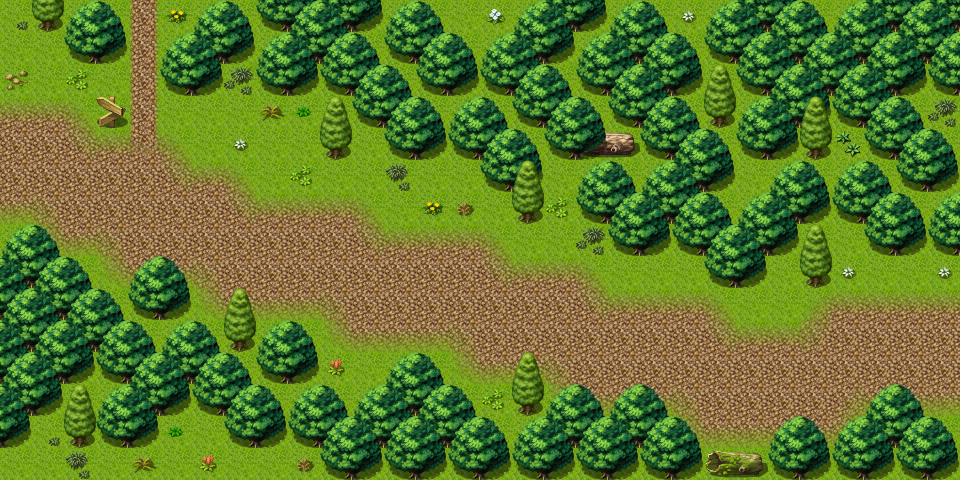

A 2D game scene composited from a Tiled map and its tileset images. What follows is a short description and the map's XML, with each tile layer's data collapsed to a summary:
An orthogonal 30x15 tile map with 32x32 px tiles, 3 tile layers (Ground, Objects, Above), 1 hidden layer not drawn, 60 tilesets and 11 objects (7x spawn, 3x mapchange, sign).

<map version="1.0" tiledversion="1.1.5" orientation="orthogonal" renderorder="right-down" width="30" height="15" tilewidth="32" tileheight="32" infinite="0" nextobjectid="12">
 <properties>
  <property name="outdoors" value="1" />
 </properties>
 <tileset firstgid="1" name="map_bed_1" tilewidth="32" tileheight="32" tilecount="128" columns="16">
  <image source="../drawable/map_bed_1.png" width="512" height="256" />
 </tileset>
 <tileset firstgid="129" name="map_border_1" tilewidth="32" tileheight="32" tilecount="128" columns="16">
  <image source="../drawable/map_border_1.png" width="512" height="256" />
 </tileset>
 <tileset firstgid="257" name="map_bridge_1" tilewidth="32" tileheight="32" tilecount="128" columns="16">
  <image source="../drawable/map_bridge_1.png" width="512" height="256" />
 </tileset>
 <tileset firstgid="385" name="map_bridge_2" tilewidth="32" tileheight="32" tilecount="128" columns="16">
  <image source="../drawable/map_bridge_2.png" width="512" height="256" />
 </tileset>
 <tileset firstgid="513" name="map_broken_1" tilewidth="32" tileheight="32" tilecount="128" columns="16">
  <image source="../drawable/map_broken_1.png" width="512" height="256" />
 </tileset>
 <tileset firstgid="641" name="map_cavewall_1" tilewidth="32" tileheight="32" tilecount="108" columns="18">
  <image source="../drawable/map_cavewall_1.png" width="576" height="192" />
 </tileset>
 <tileset firstgid="749" name="map_cavewall_2" tilewidth="32" tileheight="32" tilecount="108" columns="18">
  <image source="../drawable/map_cavewall_2.png" width="576" height="192" />
 </tileset>
 <tileset firstgid="857" name="map_cavewall_3" tilewidth="32" tileheight="32" tilecount="108" columns="18">
  <image source="../drawable/map_cavewall_3.png" width="576" height="192" />
 </tileset>
 <tileset firstgid="965" name="map_cavewall_4" tilewidth="32" tileheight="32" tilecount="108" columns="18">
  <image source="../drawable/map_cavewall_4.png" width="576" height="192" />
 </tileset>
 <tileset firstgid="1073" name="map_chair_table_1" tilewidth="32" tileheight="32" tilecount="128" columns="16">
  <image source="../drawable/map_chair_table_1.png" width="512" height="256" />
 </tileset>
 <tileset firstgid="1201" name="map_chair_table_2" tilewidth="32" tileheight="32" tilecount="128" columns="16">
  <image source="../drawable/map_chair_table_2.png" width="512" height="256" />
 </tileset>
 <tileset firstgid="1329" name="map_crate_1" tilewidth="32" tileheight="32" tilecount="128" columns="16">
  <image source="../drawable/map_crate_1.png" width="512" height="256" />
 </tileset>
 <tileset firstgid="1457" name="map_cupboard_1" tilewidth="32" tileheight="32" tilecount="128" columns="16">
  <image source="../drawable/map_cupboard_1.png" width="512" height="256" />
 </tileset>
 <tileset firstgid="1585" name="map_curtain_1" tilewidth="32" tileheight="32" tilecount="128" columns="16">
  <image source="../drawable/map_curtain_1.png" width="512" height="256" />
 </tileset>
 <tileset firstgid="1713" name="map_entrance_1" tilewidth="32" tileheight="32" tilecount="128" columns="16">
  <image source="../drawable/map_entrance_1.png" width="512" height="256" />
 </tileset>
 <tileset firstgid="1841" name="map_entrance_2" tilewidth="32" tileheight="32" tilecount="128" columns="16">
  <image source="../drawable/map_entrance_2.png" width="512" height="256" />
 </tileset>
 <tileset firstgid="1969" name="map_fence_1" tilewidth="32" tileheight="32" tilecount="128" columns="16">
  <image source="../drawable/map_fence_1.png" width="512" height="256" />
 </tileset>
 <tileset firstgid="2097" name="map_fence_2" tilewidth="32" tileheight="32" tilecount="128" columns="16">
  <image source="../drawable/map_fence_2.png" width="512" height="256" />
 </tileset>
 <tileset firstgid="2225" name="map_fence_3" tilewidth="32" tileheight="32" tilecount="128" columns="16">
  <image source="../drawable/map_fence_3.png" width="512" height="256" />
 </tileset>
 <tileset firstgid="2353" name="map_fence_4" tilewidth="32" tileheight="32" tilecount="128" columns="16">
  <image source="../drawable/map_fence_4.png" width="512" height="256" />
 </tileset>
 <tileset firstgid="2481" name="map_ground_1" tilewidth="32" tileheight="32" tilecount="128" columns="16">
  <image source="../drawable/map_ground_1.png" width="512" height="256" />
 </tileset>
 <tileset firstgid="2609" name="map_ground_2" tilewidth="32" tileheight="32" tilecount="128" columns="16">
  <image source="../drawable/map_ground_2.png" width="512" height="256" />
 </tileset>
 <tileset firstgid="2737" name="map_ground_3" tilewidth="32" tileheight="32" tilecount="128" columns="16">
  <image source="../drawable/map_ground_3.png" width="512" height="256" />
 </tileset>
 <tileset firstgid="2865" name="map_ground_4" tilewidth="32" tileheight="32" tilecount="128" columns="16">
  <image source="../drawable/map_ground_4.png" width="512" height="256" />
 </tileset>
 <tileset firstgid="2993" name="map_ground_5" tilewidth="32" tileheight="32" tilecount="128" columns="16">
  <image source="../drawable/map_ground_5.png" width="512" height="256" />
 </tileset>
 <tileset firstgid="3121" name="map_ground_6" tilewidth="32" tileheight="32" tilecount="128" columns="16">
  <image source="../drawable/map_ground_6.png" width="512" height="256" />
 </tileset>
 <tileset firstgid="3249" name="map_ground_7" tilewidth="32" tileheight="32" tilecount="128" columns="16">
  <image source="../drawable/map_ground_7.png" width="512" height="256" />
 </tileset>
 <tileset firstgid="3377" name="map_ground_8" tilewidth="32" tileheight="32" tilecount="128" columns="16">
  <image source="../drawable/map_ground_8.png" width="512" height="256" />
 </tileset>
 <tileset firstgid="3505" name="map_house_1" tilewidth="32" tileheight="32" tilecount="128" columns="16">
  <image source="../drawable/map_house_1.png" width="512" height="256" />
 </tileset>
 <tileset firstgid="3633" name="map_house_2" tilewidth="32" tileheight="32" tilecount="128" columns="16">
  <image source="../drawable/map_house_2.png" width="512" height="256" />
 </tileset>
 <tileset firstgid="3761" name="map_indoor_1" tilewidth="32" tileheight="32" tilecount="128" columns="16">
  <image source="../drawable/map_indoor_1.png" width="512" height="256" />
 </tileset>
 <tileset firstgid="3889" name="map_indoor_2" tilewidth="32" tileheight="32" tilecount="128" columns="16">
  <image source="../drawable/map_indoor_2.png" width="512" height="256" />
 </tileset>
 <tileset firstgid="4017" name="map_kitchen_1" tilewidth="32" tileheight="32" tilecount="128" columns="16">
  <image source="../drawable/map_kitchen_1.png" width="512" height="256" />
 </tileset>
 <tileset firstgid="4145" name="map_outdoor_1" tilewidth="32" tileheight="32" tilecount="128" columns="16">
  <image source="../drawable/map_outdoor_1.png" width="512" height="256" />
 </tileset>
 <tileset firstgid="4273" name="map_pillar_1" tilewidth="32" tileheight="32" tilecount="128" columns="16">
  <image source="../drawable/map_pillar_1.png" width="512" height="256" />
 </tileset>
 <tileset firstgid="4401" name="map_pillar_2" tilewidth="32" tileheight="32" tilecount="128" columns="16">
  <image source="../drawable/map_pillar_2.png" width="512" height="256" />
 </tileset>
 <tileset firstgid="4529" name="map_plant_1" tilewidth="32" tileheight="32" tilecount="128" columns="16">
  <image source="../drawable/map_plant_1.png" width="512" height="256" />
 </tileset>
 <tileset firstgid="4657" name="map_plant_2" tilewidth="32" tileheight="32" tilecount="128" columns="16">
  <image source="../drawable/map_plant_2.png" width="512" height="256" />
 </tileset>
 <tileset firstgid="4785" name="map_rock_1" tilewidth="32" tileheight="32" tilecount="128" columns="16">
  <image source="../drawable/map_rock_1.png" width="512" height="256" />
 </tileset>
 <tileset firstgid="4913" name="map_rock_2" tilewidth="32" tileheight="32" tilecount="128" columns="16">
  <image source="../drawable/map_rock_2.png" width="512" height="256" />
 </tileset>
 <tileset firstgid="5041" name="map_roof_1" tilewidth="32" tileheight="32" tilecount="128" columns="16">
  <image source="../drawable/map_roof_1.png" width="512" height="256" />
 </tileset>
 <tileset firstgid="5169" name="map_roof_2" tilewidth="32" tileheight="32" tilecount="128" columns="16">
  <image source="../drawable/map_roof_2.png" width="512" height="256" />
 </tileset>
 <tileset firstgid="5297" name="map_roof_3" tilewidth="32" tileheight="32" tilecount="128" columns="16">
  <image source="../drawable/map_roof_3.png" width="512" height="256" />
 </tileset>
 <tileset firstgid="5425" name="map_shop_1" tilewidth="32" tileheight="32" tilecount="128" columns="16">
  <image source="../drawable/map_shop_1.png" width="512" height="256" />
 </tileset>
 <tileset firstgid="5553" name="map_sign_ladder_1" tilewidth="32" tileheight="32" tilecount="128" columns="16">
  <image source="../drawable/map_sign_ladder_1.png" width="512" height="256" />
 </tileset>
 <tileset firstgid="5681" name="map_table_1" tilewidth="32" tileheight="32" tilecount="128" columns="16">
  <image source="../drawable/map_table_1.png" width="512" height="256" />
 </tileset>
 <tileset firstgid="5809" name="map_trail_1" tilewidth="32" tileheight="32" tilecount="128" columns="16">
  <image source="../drawable/map_trail_1.png" width="512" height="256" />
 </tileset>
 <tileset firstgid="5937" name="map_transition_1" tilewidth="32" tileheight="32" tilecount="128" columns="16">
  <image source="../drawable/map_transition_1.png" width="512" height="256" />
 </tileset>
 <tileset firstgid="6065" name="map_transition_2" tilewidth="32" tileheight="32" tilecount="128" columns="16">
  <image source="../drawable/map_transition_2.png" width="512" height="256" />
 </tileset>
 <tileset firstgid="6193" name="map_transition_3" tilewidth="32" tileheight="32" tilecount="128" columns="16">
  <image source="../drawable/map_transition_3.png" width="512" height="256" />
 </tileset>
 <tileset firstgid="6321" name="map_transition_4" tilewidth="32" tileheight="32" tilecount="128" columns="16">
  <image source="../drawable/map_transition_4.png" width="512" height="256" />
 </tileset>
 <tileset firstgid="6449" name="map_transition_5" tilewidth="32" tileheight="32" tilecount="128" columns="16">
  <image source="../drawable/map_transition_5.png" width="512" height="256" />
 </tileset>
 <tileset firstgid="6577" name="map_tree_1" tilewidth="32" tileheight="32" tilecount="128" columns="16">
  <image source="../drawable/map_tree_1.png" width="512" height="256" />
 </tileset>
 <tileset firstgid="6705" name="map_tree_2" tilewidth="32" tileheight="32" tilecount="128" columns="16">
  <image source="../drawable/map_tree_2.png" width="512" height="256" />
 </tileset>
 <tileset firstgid="6833" name="map_wall_1" tilewidth="32" tileheight="32" tilecount="128" columns="16">
  <image source="../drawable/map_wall_1.png" width="512" height="256" />
 </tileset>
 <tileset firstgid="6961" name="map_wall_2" tilewidth="32" tileheight="32" tilecount="120" columns="15">
  <image source="../drawable/map_wall_2.png" width="480" height="256" />
 </tileset>
 <tileset firstgid="7081" name="map_wall_3" tilewidth="32" tileheight="32" tilecount="120" columns="15">
  <image source="../drawable/map_wall_3.png" width="480" height="256" />
 </tileset>
 <tileset firstgid="7201" name="map_wall_4" tilewidth="32" tileheight="32" tilecount="120" columns="15">
  <image source="../drawable/map_wall_4.png" width="480" height="256" />
 </tileset>
 <tileset firstgid="7321" name="map_window_1" tilewidth="32" tileheight="32" tilecount="128" columns="16">
  <image source="../drawable/map_window_1.png" width="512" height="256" />
 </tileset>
 <tileset firstgid="7449" name="map_window_2" tilewidth="32" tileheight="32" tilecount="128" columns="16">
  <image source="../drawable/map_window_2.png" width="512" height="256" />
 </tileset>
 <layer name="Ground" width="30" height="15">
  <data>[450 cells, 450 non-empty, 2 distinct tile ids]</data>
 </layer>
 <layer name="Objects" width="30" height="15">
  <data>[450 cells, 287 non-empty, 35 distinct tile ids]</data>
 </layer>
 <layer name="Above" width="30" height="15">
  <data>[450 cells, 160 non-empty, 4 distinct tile ids]</data>
 </layer>
 <layer name="Walkable" width="30" height="15" visible="0">
  <data>[450 cells, 182 non-empty, 1 distinct tile ids]</data>
 </layer>
 <objectgroup name="Mapevents">
  <object id="1" name="east" type="mapchange" x="928" y="32" width="32" height="416">
   <properties>
    <property name="map" value="guynmart_wood_11" />
    <property name="place" value="west2" />
   </properties>
  </object>
  <object id="2" name="north" type="mapchange" x="96" y="0" width="416" height="32">
   <properties>
    <property name="map" value="guynmart_wood_1" />
    <property name="place" value="south" />
   </properties>
  </object>
  <object id="3" name="guynmart_s_wood12_castle" type="sign" x="96" y="96" width="32" height="32" />
  <object id="4" name="west" type="mapchange" x="0" y="32" width="32" height="224">
   <properties>
    <property name="map" value="guynmart_wood_13" />
    <property name="place" value="east" />
   </properties>
  </object>
 </objectgroup>
 <objectgroup name="Spawn" visible="0">
  <object id="5" name="forestboar4" type="spawn" x="736" y="288" width="96" height="128">
   <properties>
    <property name="quantity" value="2" />
    <property name="spawngroup" value="forestboar4" />
   </properties>
  </object>
  <object id="6" name="forestwolf2" type="spawn" x="448" y="32" width="128" height="160">
   <properties>
    <property name="quantity" value="2" />
    <property name="spawngroup" value="forestwolf2" />
   </properties>
  </object>
  <object id="7" name="forestwolf1" type="spawn" x="0" y="384" width="320" height="96">
   <properties>
    <property name="quantity" value="2" />
    <property name="spawngroup" value="forestwolf1" />
   </properties>
  </object>
  <object id="8" name="forestbeetle" type="spawn" x="128" y="64" width="224" height="128">
   <properties>
    <property name="quantity" value="2" />
    <property name="spawngroup" value="forestbeetle" />
   </properties>
  </object>
  <object id="9" name="forestserpent2" type="spawn" x="96" y="192" width="160" height="160">
   <properties>
    <property name="quantity" value="2" />
    <property name="spawngroup" value="forestserpent2" />
   </properties>
  </object>
  <object id="10" name="forestboar3" type="spawn" x="288" y="160" width="192" height="224">
   <properties>
    <property name="quantity" value="2" />
    <property name="spawngroup" value="forestboar3" />
   </properties>
  </object>
  <object id="11" name="forestserpent2_1" type="spawn" x="512" y="224" width="192" height="192">
   <properties>
    <property name="quantity" value="2" />
    <property name="spawngroup" value="forestserpent2" />
   </properties>
  </object>
 </objectgroup>
 <objectgroup name="Keys" visible="0" />
 <objectgroup name="Replace" visible="0" />
</map>
